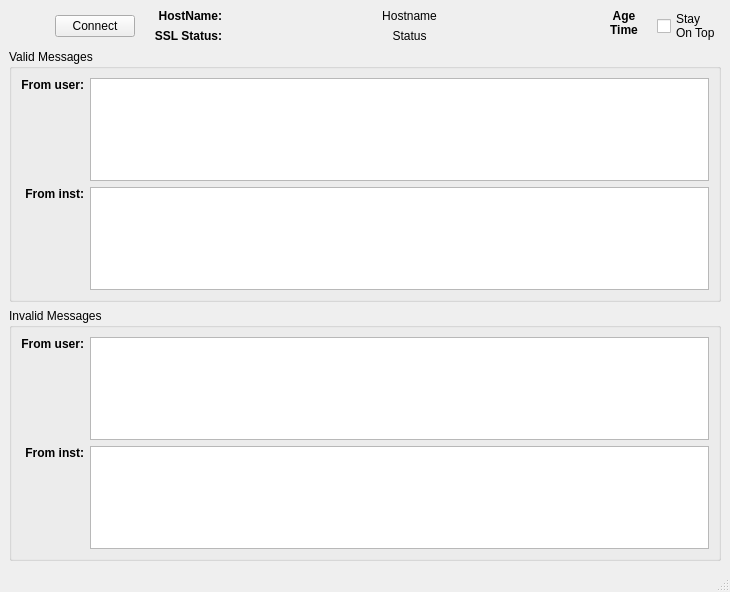
<?xml version="1.0" encoding="UTF-8"?>
<ui version="4.0">
 <class>ProxyMainWindow</class>
 <widget class="QMainWindow" name="ProxyMainWindow">
  <property name="geometry">
   <rect>
    <x>0</x>
    <y>0</y>
    <width>730</width>
    <height>592</height>
   </rect>
  </property>
  <property name="sizePolicy">
   <sizepolicy hsizetype="Minimum" vsizetype="Minimum">
    <horstretch>0</horstretch>
    <verstretch>0</verstretch>
   </sizepolicy>
  </property>
  <property name="minimumSize">
   <size>
    <width>0</width>
    <height>1</height>
   </size>
  </property>
  <property name="windowTitle">
   <string>RIC Proxy</string>
  </property>
  <widget class="QWidget" name="centralwidget">
   <layout class="QVBoxLayout" name="verticalLayout">
    <item>
     <layout class="QHBoxLayout" name="horizontalLayout">
      <item>
       <widget class="QPushButton" name="_view">
        <property name="sizePolicy">
         <sizepolicy hsizetype="Fixed" vsizetype="Fixed">
          <horstretch>0</horstretch>
          <verstretch>0</verstretch>
         </sizepolicy>
        </property>
        <property name="text">
         <string/>
        </property>
        <property name="iconSize">
         <size>
          <width>32</width>
          <height>32</height>
         </size>
        </property>
        <property name="checkable">
         <bool>false</bool>
        </property>
        <property name="flat">
         <bool>true</bool>
        </property>
       </widget>
      </item>
      <item>
       <widget class="QPushButton" name="_connect">
        <property name="sizePolicy">
         <sizepolicy hsizetype="Minimum" vsizetype="Fixed">
          <horstretch>0</horstretch>
          <verstretch>0</verstretch>
         </sizepolicy>
        </property>
        <property name="text">
         <string>Connect</string>
        </property>
       </widget>
      </item>
      <item>
       <spacer name="horizontalSpacer_4">
        <property name="orientation">
         <enum>Qt::Horizontal</enum>
        </property>
        <property name="sizeType">
         <enum>QSizePolicy::Fixed</enum>
        </property>
        <property name="sizeHint" stdset="0">
         <size>
          <width>13</width>
          <height>20</height>
         </size>
        </property>
       </spacer>
      </item>
      <item>
       <layout class="QGridLayout" name="gridLayout_3" rowstretch="0,0" rowminimumheight="0,0">
        <item row="0" column="1">
         <widget class="QLabel" name="_sslHostInfo">
          <property name="text">
           <string>Hostname</string>
          </property>
          <property name="alignment">
           <set>Qt::AlignCenter</set>
          </property>
          <property name="indent">
           <number>3</number>
          </property>
         </widget>
        </item>
        <item row="1" column="0">
         <widget class="QLabel" name="_lblSslStatus">
          <property name="font">
           <font>
            <weight>75</weight>
            <bold>true</bold>
           </font>
          </property>
          <property name="text">
           <string>SSL Status:</string>
          </property>
          <property name="alignment">
           <set>Qt::AlignRight|Qt::AlignTrailing|Qt::AlignVCenter</set>
          </property>
         </widget>
        </item>
        <item row="1" column="1">
         <widget class="QLabel" name="_sslStatus">
          <property name="sizePolicy">
           <sizepolicy hsizetype="MinimumExpanding" vsizetype="Fixed">
            <horstretch>0</horstretch>
            <verstretch>0</verstretch>
           </sizepolicy>
          </property>
          <property name="minimumSize">
           <size>
            <width>100</width>
            <height>0</height>
           </size>
          </property>
          <property name="font">
           <font>
            <weight>50</weight>
            <bold>false</bold>
           </font>
          </property>
          <property name="frameShape">
           <enum>QFrame::NoFrame</enum>
          </property>
          <property name="text">
           <string>Status</string>
          </property>
          <property name="alignment">
           <set>Qt::AlignCenter</set>
          </property>
          <property name="indent">
           <number>3</number>
          </property>
         </widget>
        </item>
        <item row="0" column="0">
         <widget class="QLabel" name="_lblHostname">
          <property name="font">
           <font>
            <weight>75</weight>
            <bold>true</bold>
           </font>
          </property>
          <property name="text">
           <string>HostName:</string>
          </property>
          <property name="alignment">
           <set>Qt::AlignRight|Qt::AlignTrailing|Qt::AlignVCenter</set>
          </property>
         </widget>
        </item>
       </layout>
      </item>
      <item>
       <spacer name="horizontalSpacer">
        <property name="orientation">
         <enum>Qt::Horizontal</enum>
        </property>
        <property name="sizeType">
         <enum>QSizePolicy::Fixed</enum>
        </property>
        <property name="sizeHint" stdset="0">
         <size>
          <width>13</width>
          <height>20</height>
         </size>
        </property>
       </spacer>
      </item>
      <item>
       <widget class="QLabel" name="_heartbeatAge">
        <property name="font">
         <font>
          <weight>75</weight>
          <bold>true</bold>
         </font>
        </property>
        <property name="text">
         <string>Age
Time</string>
        </property>
        <property name="alignment">
         <set>Qt::AlignHCenter|Qt::AlignTop</set>
        </property>
       </widget>
      </item>
      <item>
       <spacer name="horizontalSpacer_2">
        <property name="orientation">
         <enum>Qt::Horizontal</enum>
        </property>
        <property name="sizeType">
         <enum>QSizePolicy::Fixed</enum>
        </property>
        <property name="sizeHint" stdset="0">
         <size>
          <width>13</width>
          <height>20</height>
         </size>
        </property>
       </spacer>
      </item>
      <item>
       <widget class="QCheckBox" name="_onTop">
        <property name="text">
         <string>Stay
On Top</string>
        </property>
       </widget>
      </item>
     </layout>
    </item>
    <item>
     <widget class="QGroupBox" name="_validGroup">
      <property name="sizePolicy">
       <sizepolicy hsizetype="Preferred" vsizetype="MinimumExpanding">
        <horstretch>0</horstretch>
        <verstretch>0</verstretch>
       </sizepolicy>
      </property>
      <property name="minimumSize">
       <size>
        <width>0</width>
        <height>1</height>
       </size>
      </property>
      <property name="title">
       <string notr="true">Valid Messages</string>
      </property>
      <layout class="QGridLayout" name="gridLayout">
       <item row="0" column="0">
        <widget class="QLabel" name="label_2">
         <property name="sizePolicy">
          <sizepolicy hsizetype="Minimum" vsizetype="Minimum">
           <horstretch>0</horstretch>
           <verstretch>0</verstretch>
          </sizepolicy>
         </property>
         <property name="minimumSize">
          <size>
           <width>0</width>
           <height>1</height>
          </size>
         </property>
         <property name="text">
          <string>&lt;html&gt;&lt;head/&gt;&lt;body&gt;&lt;p align=&quot;right&quot;&gt;&lt;span style=&quot; font-weight:600;&quot;&gt;From user:&lt;/span&gt;&lt;/p&gt;&lt;/body&gt;&lt;/html&gt;</string>
         </property>
         <property name="alignment">
          <set>Qt::AlignLeading|Qt::AlignLeft|Qt::AlignTop</set>
         </property>
        </widget>
       </item>
       <item row="0" column="1">
        <widget class="QTextEdit" name="_validFromUser">
         <property name="sizePolicy">
          <sizepolicy hsizetype="MinimumExpanding" vsizetype="MinimumExpanding">
           <horstretch>0</horstretch>
           <verstretch>0</verstretch>
          </sizepolicy>
         </property>
         <property name="minimumSize">
          <size>
           <width>0</width>
           <height>1</height>
          </size>
         </property>
        </widget>
       </item>
       <item row="1" column="0">
        <widget class="QLabel" name="label">
         <property name="sizePolicy">
          <sizepolicy hsizetype="Minimum" vsizetype="Minimum">
           <horstretch>0</horstretch>
           <verstretch>0</verstretch>
          </sizepolicy>
         </property>
         <property name="minimumSize">
          <size>
           <width>0</width>
           <height>1</height>
          </size>
         </property>
         <property name="text">
          <string>&lt;html&gt;&lt;head/&gt;&lt;body&gt;&lt;p align=&quot;right&quot;&gt;&lt;span style=&quot; font-weight:600;&quot;&gt;From inst:&lt;/span&gt;&lt;/p&gt;&lt;/body&gt;&lt;/html&gt;</string>
         </property>
         <property name="alignment">
          <set>Qt::AlignLeading|Qt::AlignLeft|Qt::AlignTop</set>
         </property>
        </widget>
       </item>
       <item row="1" column="1">
        <widget class="QTextEdit" name="_validFromSwitch">
         <property name="sizePolicy">
          <sizepolicy hsizetype="MinimumExpanding" vsizetype="MinimumExpanding">
           <horstretch>0</horstretch>
           <verstretch>0</verstretch>
          </sizepolicy>
         </property>
         <property name="minimumSize">
          <size>
           <width>0</width>
           <height>1</height>
          </size>
         </property>
         <property name="html">
          <string>&lt;!DOCTYPE HTML PUBLIC &quot;-//W3C//DTD HTML 4.0//EN&quot; &quot;http://www.w3.org/TR/REC-html40/strict.dtd&quot;&gt;
&lt;html&gt;&lt;head&gt;&lt;meta name=&quot;qrichtext&quot; content=&quot;1&quot; /&gt;&lt;style type=&quot;text/css&quot;&gt;
p, li { white-space: pre-wrap; }
&lt;/style&gt;&lt;/head&gt;&lt;body style=&quot; font-family:'Sans'; font-size:10pt; font-weight:400; font-style:normal;&quot;&gt;
&lt;p style=&quot; margin-top:0px; margin-bottom:0px; margin-left:0px; margin-right:0px; -qt-block-indent:0; text-indent:0px;&quot;&gt;&lt;span style=&quot; font-family:'Lucida Grande'; font-size:13pt;&quot;&gt;&lt;br /&gt;&lt;/span&gt;&lt;/p&gt;&lt;/body&gt;&lt;/html&gt;</string>
         </property>
        </widget>
       </item>
      </layout>
     </widget>
    </item>
    <item>
     <widget class="QGroupBox" name="_invalidGroup">
      <property name="sizePolicy">
       <sizepolicy hsizetype="MinimumExpanding" vsizetype="MinimumExpanding">
        <horstretch>0</horstretch>
        <verstretch>0</verstretch>
       </sizepolicy>
      </property>
      <property name="minimumSize">
       <size>
        <width>0</width>
        <height>1</height>
       </size>
      </property>
      <property name="title">
       <string notr="true">Invalid Messages</string>
      </property>
      <layout class="QGridLayout" name="gridLayout_2">
       <item row="0" column="0">
        <widget class="QLabel" name="label_3">
         <property name="sizePolicy">
          <sizepolicy hsizetype="Minimum" vsizetype="Minimum">
           <horstretch>0</horstretch>
           <verstretch>0</verstretch>
          </sizepolicy>
         </property>
         <property name="minimumSize">
          <size>
           <width>0</width>
           <height>1</height>
          </size>
         </property>
         <property name="text">
          <string>&lt;html&gt;&lt;head/&gt;&lt;body&gt;&lt;p align=&quot;right&quot;&gt;&lt;span style=&quot; font-weight:600;&quot;&gt;From user:&lt;/span&gt;&lt;/p&gt;&lt;/body&gt;&lt;/html&gt;</string>
         </property>
         <property name="alignment">
          <set>Qt::AlignLeading|Qt::AlignLeft|Qt::AlignTop</set>
         </property>
        </widget>
       </item>
       <item row="0" column="1">
        <widget class="QTextEdit" name="_invalidFromUser">
         <property name="sizePolicy">
          <sizepolicy hsizetype="MinimumExpanding" vsizetype="MinimumExpanding">
           <horstretch>0</horstretch>
           <verstretch>0</verstretch>
          </sizepolicy>
         </property>
         <property name="minimumSize">
          <size>
           <width>0</width>
           <height>1</height>
          </size>
         </property>
        </widget>
       </item>
       <item row="1" column="0">
        <widget class="QLabel" name="label_4">
         <property name="sizePolicy">
          <sizepolicy hsizetype="Minimum" vsizetype="Minimum">
           <horstretch>0</horstretch>
           <verstretch>0</verstretch>
          </sizepolicy>
         </property>
         <property name="minimumSize">
          <size>
           <width>0</width>
           <height>1</height>
          </size>
         </property>
         <property name="text">
          <string>&lt;html&gt;&lt;head/&gt;&lt;body&gt;&lt;p align=&quot;right&quot;&gt;&lt;span style=&quot; font-weight:600;&quot;&gt;From inst:&lt;/span&gt;&lt;/p&gt;&lt;/body&gt;&lt;/html&gt;</string>
         </property>
         <property name="alignment">
          <set>Qt::AlignLeading|Qt::AlignLeft|Qt::AlignTop</set>
         </property>
        </widget>
       </item>
       <item row="1" column="1">
        <widget class="QTextEdit" name="_invalidFromSwitch">
         <property name="sizePolicy">
          <sizepolicy hsizetype="MinimumExpanding" vsizetype="MinimumExpanding">
           <horstretch>0</horstretch>
           <verstretch>0</verstretch>
          </sizepolicy>
         </property>
         <property name="minimumSize">
          <size>
           <width>0</width>
           <height>1</height>
          </size>
         </property>
        </widget>
       </item>
      </layout>
     </widget>
    </item>
   </layout>
  </widget>
  <widget class="QMenuBar" name="_menubar">
   <property name="geometry">
    <rect>
     <x>0</x>
     <y>0</y>
     <width>730</width>
     <height>25</height>
    </rect>
   </property>
  </widget>
  <widget class="QStatusBar" name="_statusbar">
   <property name="enabled">
    <bool>true</bool>
   </property>
  </widget>
 </widget>
 <resources/>
 <connections/>
</ui>
